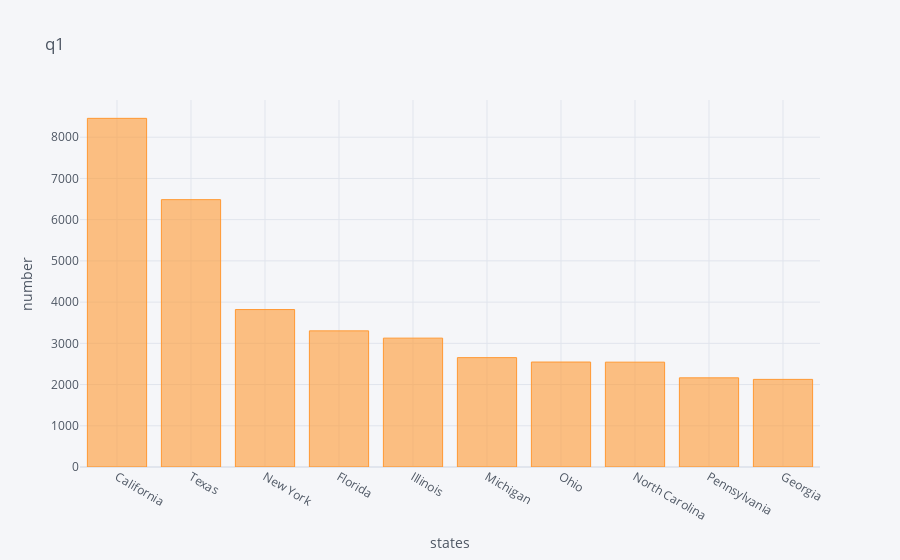

Here is the notebook cell this chart was saved with:
### Code cell
'''ind.append(cou[50])
cou.remove(cou[50])'''
print(q1)
q1.iplot(kind="bar",xTitle="states",yTitle="number",title="q1")

### Figure 1 — Plotly figure (JSON) as saved in the notebook; plotly's stock layout.template omitted (floating-point values rounded to 4 significant figures)
{"data": [{"marker": {"color": "rgba(255, 153, 51, 0.6)", "line": {"color": "rgba(255, 153, 51, 1.0)", "width": 1}}, "name": "count", "orientation": "v", "text": "", "type": "bar", "x": ["California", "Texas", "New York", "Florida", "Illinois", "Michigan", "Ohio", "North Carolina", "Pennsylvania", "Georgia"], "y": [8457, 6485, 3819, 3302, 3126, 2653, 2546, 2543, 2163, 2125]}], "layout": {"autosize": true, "legend": {"bgcolor": "#F5F6F9", "font": {"color": "#4D5663"}}, "paper_bgcolor": "#F5F6F9", "plot_bgcolor": "#F5F6F9", "title": {"font": {"color": "#4D5663"}, "text": "q1"}, "xaxis": {"autorange": true, "gridcolor": "#E1E5ED", "range": [-0.5, 9.5], "showgrid": true, "tickfont": {"color": "#4D5663"}, "title": {"font": {"color": "#4D5663"}, "text": "states"}, "type": "category", "zerolinecolor": "#E1E5ED"}, "yaxis": {"autorange": true, "gridcolor": "#E1E5ED", "range": [0, 8902.0], "showgrid": true, "tickfont": {"color": "#4D5663"}, "title": {"font": {"color": "#4D5663"}, "text": "number"}, "type": "linear", "zerolinecolor": "#E1E5ED"}}}
